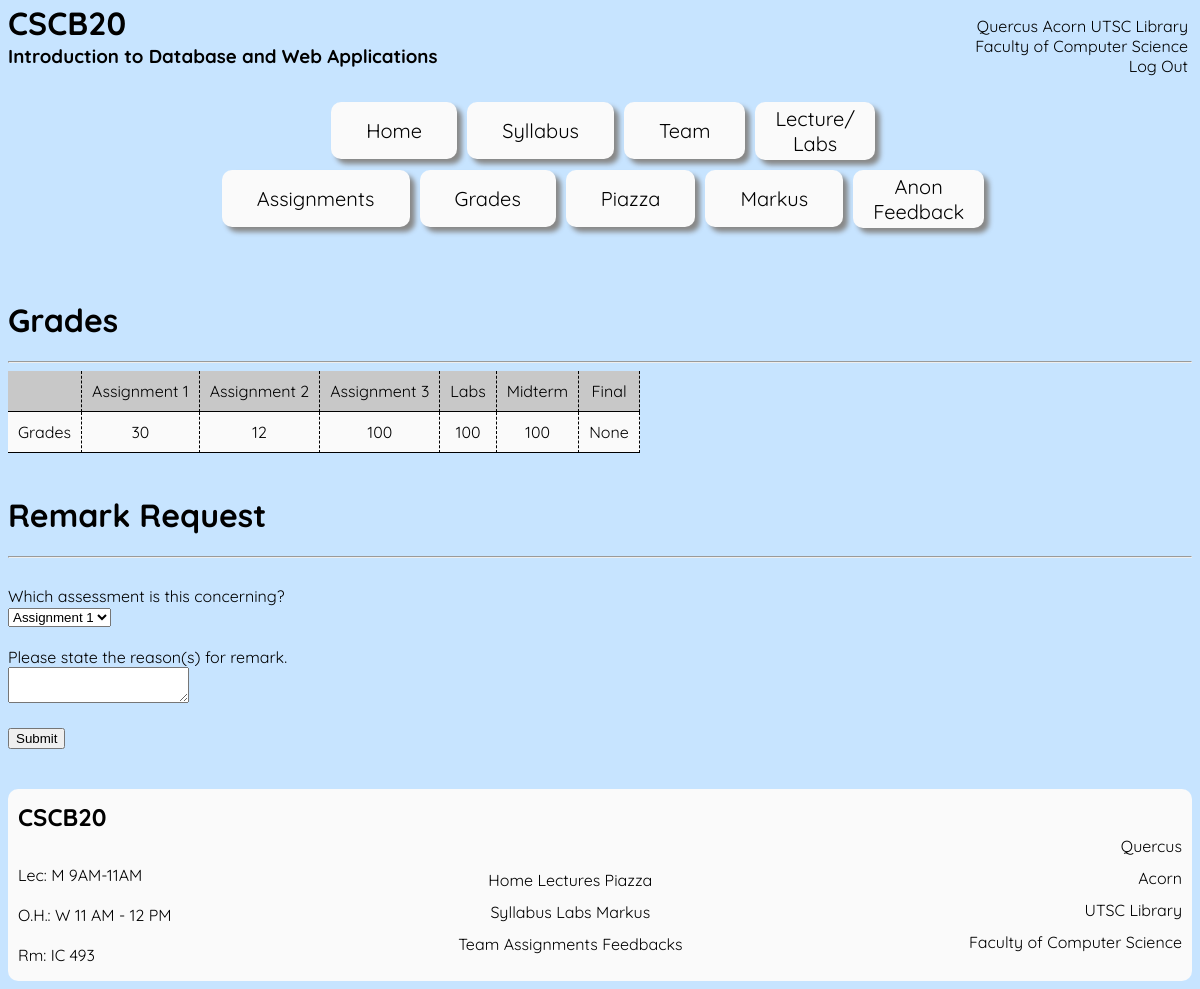
The app's page /grades.html (signed in) with its own data.
### tables this page shows
CREATE TABLE "Student" (
	"fname"	TEXT NOT NULL,
	"lname"	TEXT NOT NULL,
	"username"	TEXT NOT NULL UNIQUE,
	"password"	TEXT NOT NULL,
	"email"	TEXT NOT NULL, A1 NUMERIC 
    AFTER email, A2 NUMERIC 
    AFTER A1, A3 NUMERIC 
    AFTER A2, lab NUMERIC 
    AFTER A3, midterm NUMERIC 
    AFTER lab, final NUMERIC 
    AFTER midterm,
	PRIMARY KEY("username")
);

### app.py (the view, shortened to what this page needs)
@app.route('/grades.html')
def grade():
    if 'user' in session:
        if session['user'] != "":
            if session['type'] == 'student':
                db = get_db()
                db.row_factory = make_dicts
                student = query_db('select * from Student where username = ?', [session['user']], one=True)
                db.close()
                return render_template('grades.html', students = student)
    return redirect(url_for('root_after'))

### app.py (called while the page is built)
def get_db():
    db = getattr(g, '_database', None)
    if db is None:
        db = g._database = sqlite3.connect(DATABASE)
    return db

def make_dicts(cursor, row):
    return dict((cursor.description[idx][0], value)
                for idx, value in enumerate(row))

def query_db(query, args=(), one=False):
    cur = get_db().execute(query, args)
    rv = cur.fetchall()
    cur.close()
    return (rv[0] if rv else None) if one else rv

@app.teardown_appcontext
def close_connection(exception):
    db = getattr(g, '_database', None)
    if db is not None:
        db.close()

### templates/grades.html (shortened to what this page needs)
<!DOCTYPE html>
<html>
<head>
	<link rel="stylesheet" type="text/css" href="../static/header-footer.css">
	<link rel="stylesheet" type="text/css" href="../static/grades-instructor.css">
</head>
<body>
	<div class="fix">
		<div class="horizontal" id="moveable">
			<div class="spacing">
				<div class="coursecode">
					<h1>CSCB20</h1>
				</div>
				<div class="title">
					<h3>Introduction to Database and Web Applications</h3>
				</div>
			</div>
			<div class="space">
				<p>
					<a href="https://q.utoronto.ca/" target="_blank"> Quercus </a>  <a href="https://www.acorn.utoronto.ca/" target="_blank"> Acorn </a>  <a href="https://utsc.library.utoronto.ca/" target="_blank"> UTSC Library </a>  </br> <a href="https://www.utsc.utoronto.ca/cms/" target="_blank"> Faculty of Computer Science </a> </br> <a href="logout.html"> Log Out </a>
				</p>
			</div>
		</div>
		<div class="horizontal-h" id="options">
			<div class="halfheader-1">
				<div class="bar">
					<a href="index.html"  class="decoration">Home</a>
				</div>
				<div class="bar">
					<a href="syllabus.html" class="decoration">Syllabus</a>
				</div>
				<div class="bar">
					<a href="team.html" class="decoration">Team</a>
				</div>
				<div class="bar-s">
					<a href="lecture.html" class="decoration-s">Lecture/<br>Labs</a>
				</div>
			</div>
			<div class="halfheader-2">
				<div class="bar">
					<a href="assignment.html" class="decoration">Assignments</a>
				</div>
				<div class="bar">
					<a href="grades.html" class="decoration">Grades</a>
				</div>
				<div class="bar">
					<a href="https://piazza.com/class/k5l8ww7kz8l6f0" class="decoration">Piazza</a>
				</div>
				<div class="bar">
					<a href="https://markus.utsc.utoronto.ca/cscb20w20/?locale=en" class="decoration">Markus</a>
				</div>
				<div class="bar-s">
					<a href="feedback.html" class="decoration-s">Anon<br>Feedback</a>
				</div>
			</div>
		</div>
		<div>
			<br>
		</div>
	</div>
	<div>
		<h1>Grades</h1>
	</div>
	<div>
		<hr>
	</div>
	<div class="table">
		<div class="table-row">
			<div class="table-cell">
			</div>
			<div class="table-cell">
				Assignment 1
			</div>
			<div class="table-cell">
				Assignment 2
			</div>
			<div class="table-cell">
				Assignment 3
			</div>
			<div class="table-cell">
				Labs
			</div>
			<div class="table-cell">
				Midterm
			</div>
			<div class="table-cell">
				Final
			</div>
		</div>
		<div class="table-row">
			<div class="table-cell">
				Grades
			</div>
			<div class="table-cell">
				{{students['A1']}}
			</div>
			<div class="table-cell">
				{{students['A2']}}
			</div>
			<div class="table-cell">
				{{students['A3']}}
			</div>
			<div class="table-cell">
				{{students['lab']}}
			</div>
			<div class="table-cell">
				{{students['midterm']}}
			</div>
			<div class="table-cell">
				{{students['final']}}
			</div>
		</div>
	</div>
	<br>
	<div>
		<h1>Remark Request</h1>
	</div>
	<div>
		<hr>
	</div>
	<form method="post">
		<br>
		<div>
			<label>Which assessment is this concerning?
			</label>
			<br>
			<select name="Concern">
				<option value="Assignment 1">Assignment 1</option>
			</select>
		</div>
		<br>
		<div>
			<label>
				Please state the reason(s) for remark.
			</label>
			<br>
			<textarea name="remark">
			</textarea>
		</div>
		<br>
		<div>
			<input type="submit" name="submit">
		</div>
	</form>
	<br>
	<br>
	<div class="horizontal_and_colour" id="moveable">
		<div class="first_spacing">
			<div class="title">
				<h2>CSCB20</h2>
			</div>
			<div id="footercourse">
				<p>
					<br>Lec: M 9AM-11AM </br>
					<br>O.H.: W 11 AM - 12 PM </br>
					<br>Rm: IC 493 </br>
				</p>
			</div>
		</div>
		<div class="footertabs">
			<div>
				<a href="index.html">Home</a>
				<a href="lecture.html">Lectures</a>
				<a href=https://piazza.com/class/k5l8ww7kz8l6f0>Piazza</a>
			</div>
			<div>
				<a href="syllabus.html">Syllabus</a>
				<a href="lecture.html">Labs</a>
				<a href="https://markus.utsc.utoronto.ca/cscb20w20/?locale=en">Markus</a>
			</div>
			<div>
				<a href="team.html">Team</a>
				<a href="assignment.html">Assignments</a>
				<a href="feedback.html">Feedbacks</a>
			</div>
		</div>
		<div class="footerwebsites">
			<p>
				<a href="https://q.utoronto.ca/">Quercus</a> </br>
				<a href="https://www.acorn.utoronto.ca/">Acorn</a> </br>
				<a href="https://utsc.library.utoronto.ca/">UTSC Library</a> </br>
				<a href="https://www.utsc.utoronto.ca/cms/">Faculty of Computer Science</a>
			</p>
		</div>
	</div>
</body>
</html>

### static/header-footer.css (style rules this page uses)
.title { color: black; line-height: 1em; }
.space { margin-right: 20px; text-align: right; }
#moveable { justify-content: space-between; }
.horizontal { display: flex; padding-bottom: 10px; }
.horizontal-h { display: flex; padding-bottom: 10px; }
.halfheader-1 { display: flex; padding-bottom: 10px; justify-content: center; }
.halfheader-2 { display: flex; padding-bottom: 10px; justify-content: center; }
@media only screen and (max-width:1300px) { [class="horizontal-h"] { display: block; } }
.spacing { line-height: 30%; }
#options { justify-content: center; }
a:link { display: inline-block; }
.decoration { margin-right: 10px; padding: 16px 35px; text-decoration: none; box-sizing: border-box; color: black; text-align: center; background-color: rgb(250, 250, 250); cursor: pointer; border-radius: 10px; box-shadow: 5px 5px 5px #888888; font-size: 20px; }
.decoration-s { margin-right: 10px; padding: 4px 20px; text-decoration: none; box-sizing: border-box; color: black; text-align: center; background-color: rgb(250, 250, 250); cursor: pointer; border-radius: 10px; box-shadow: 5px 5px 5px #888888; font-size: 20px; }
.horizontal_and_colour { display: flex; background-color: rgb(250, 250, 250); border-radius: 10px; }
.first_spacing { margin-left: 10px; }
.footertabs { justify-content: space-between; text-align: center; line-height: 2em; margin-top: 75px; text-decoration: none; color: black; }
.footerwebsites { text-align: right; margin-top: 25px; margin-right: 10px; line-height: 2em; }
.fix { position: fixed; top:0; width: 100%; background-color: rgb(199, 228, 255); }
a { text-decoration: none; color: #000 }

### static/grades-instructor.css (style rules this page uses)
body { margin-top: 200px; background-color: rgb(199, 228, 255); font-family: 'Quicksand', sans-serif; }
@media only screen and (max-width:1300px) { body { margin-top: 300px; } }
.table { display: table; }
.table-row { display: table-row; text-align: center; background: rgb(250, 250, 250); }
.table-cell { display: table-cell; padding: 10px; border-bottom: 1px solid black; border-right: 1px dashed black; }
.table-row:nth-child(1) { background: rgb(200, 200, 200); }

### records on screen
Student: A1 "30", A2 "12", A3 "100", lab "100", midterm "100"

### other values on screen
{{ students['final'] }} "None"
